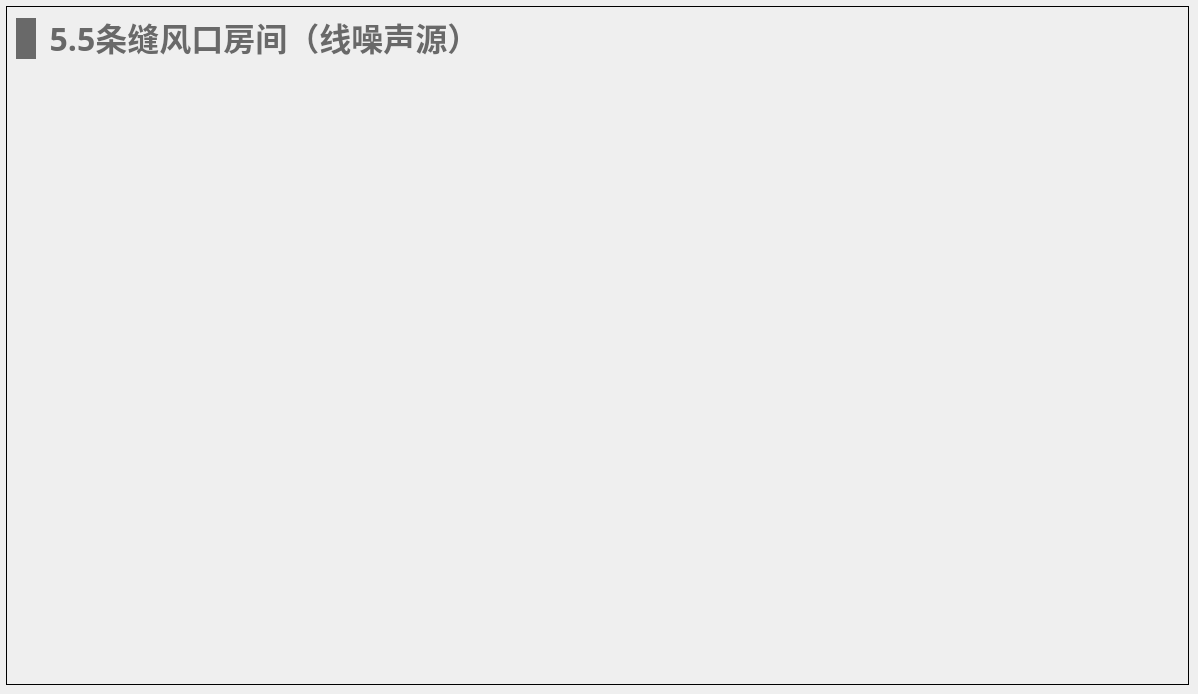
   <widget class="QWidget" name="page_room_gap_tuyere">
    <widget class="QWidget" name="widget_room_gap_tuyere" native="true">
     <property name="geometry">
      <rect>
       <x>6</x>
       <y>6</y>
       <width>1183</width>
       <height>679</height>
      </rect>
     </property>
     <property name="styleSheet">
      <string notr="true">#widget_room_gap_tuyere
{
border: 1px solid #000000;
}</string>
     </property>
     <widget class="QWidget" name="layoutWidget_31">
      <property name="geometry">
       <rect>
        <x>10</x>
        <y>10</y>
        <width>471</width>
        <height>45</height>
       </rect>
      </property>
      <layout class="QHBoxLayout" name="horizontalLayout_44">
       <item>
        <widget class="QLabel" name="label_73">
         <property name="minimumSize">
          <size>
           <width>20</width>
           <height>41</height>
          </size>
         </property>
         <property name="maximumSize">
          <size>
           <width>20</width>
           <height>41</height>
          </size>
         </property>
         <property name="styleSheet">
          <string notr="true">QLabel { 
border: none; 
background-color : rgb(105, 105, 105);
}</string>
         </property>
         <property name="text">
          <string/>
         </property>
        </widget>
       </item>
       <item>
        <widget class="QLabel" name="label_74">
         <property name="font">
          <font>
           <family>Microsoft YaHei</family>
           <pointsize>24</pointsize>
           <bold>true</bold>
          </font>
         </property>
         <property name="styleSheet">
          <string notr="true">QLabel { 
border: none; 
color : rgb(105, 105, 105);
}</string>
         </property>
         <property name="text">
          <string>5.5条缝风口房间（线噪声源）</string>
         </property>
         <property name="alignment">
          <set>Qt::AlignBottom|Qt::AlignHCenter</set>
         </property>
        </widget>
       </item>
      </layout>
     </widget>
     <widget class="QLabel" name="label_75">
      <property name="geometry">
       <rect>
        <x>1</x>
        <y>60</y>
        <width>991</width>
        <height>568</height>
       </rect>
      </property>
      <property name="styleSheet">
       <string notr="true">border-image: url(:/images/image/slotFan.png);</string>
      </property>
      <property name="text">
       <string/>
      </property>
     </widget>
    </widget>
   </widget>
